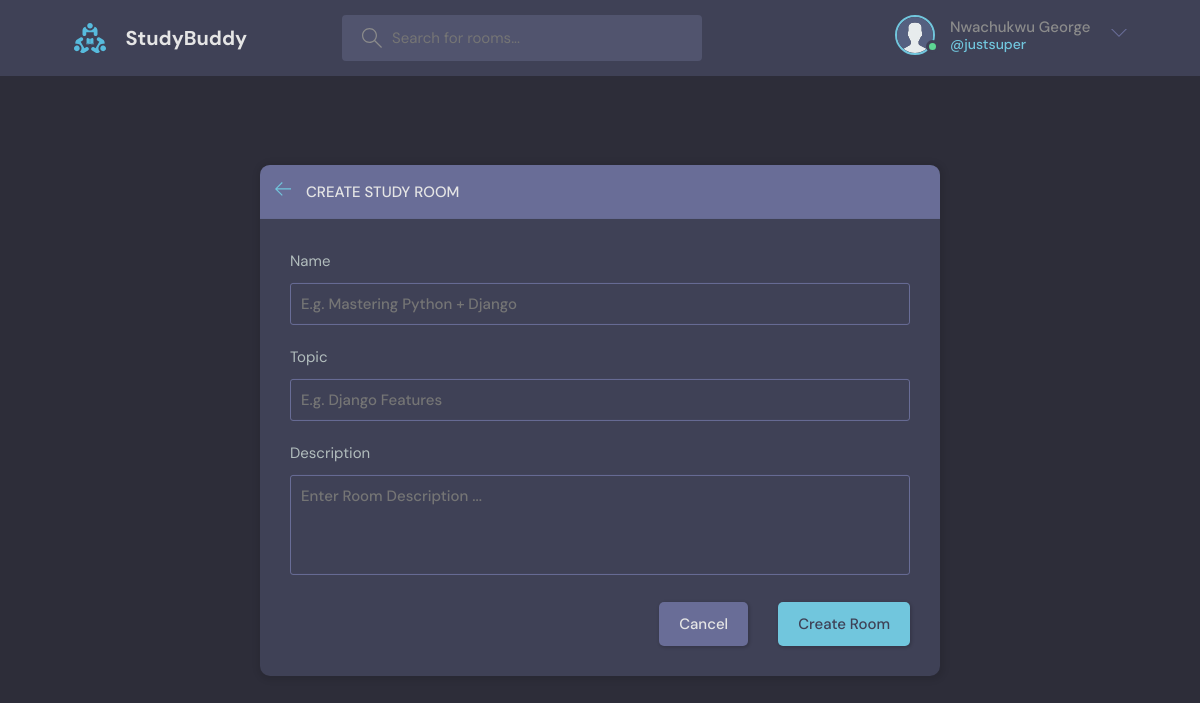
The app's page /room_create/ (signed in) with its own data.
### base/models.py (models this page shows)
class User(AbstractUser):
    fullname = models.CharField(max_length=200, null=True, blank=True)
    email = models.EmailField(unique=True)
    username = models.CharField(max_length=200, unique=True, null=True, blank=True)
    bio = models.TextField(max_length=200, null=True, blank=True)
    avatar = models.ImageField(null=True, default='avatar.svg')
    USERNAME_FIELD = 'email'
    REQUIRED_FIELDS = []
    def __str__(self):
        return str(self.fullname)

### base/views.py (the view, shortened to what this page needs)
# urls.py: path('room_create/', create_room , name='new_room'),
@login_required(login_url='base:login')
def create_room(request):
    topics = Topic.objects.all()
    form = RoomForm()
    return render(request, 'base/room_cu.html', {
        'form':form,
        'topics':topics,
    })

### base/forms.py
class RoomForm(forms.ModelForm):
    name = forms.CharField(widget=forms.TextInput(attrs={
        "id":'room_name',
        'name':'room_name',
        'type': 'text',
        'placeholder':"E.g. Mastering Python + Django",
    }))
    topic = forms.CharField(widget=forms.TextInput(attrs={
        "id":'room_topic',
        'name':'topic',
        'type': 'text',
        'placeholder':"E.g. Django Features",
        'list':'topic-list'
    }))
    description = forms.CharField(widget=forms.Textarea(attrs={
        'id':'room_about',
        'name':'room_about',
        'placeholder':'Enter Room Description ...',
        'type':'textarea'
    }))
    class Meta:
        model = Room
        fields = ['name', 'topic', 'description']

### base/models.py (called while the page is built)
    def __str__(self):
        return self.name

### base/templates/base/room_cu.html (shortened to what this page needs)
{% extends 'main.html' %}
{% block content %}
  <main class="create-room layout">
    <div class="container">
      <div class="layout__box">
        <div class="layout__boxHeader">
          <div class="layout__boxTitle">
            <a href="{{ HTTP_ORIGIN }}">
              <svg version="1.1" xmlns="http://www.w3.org/2000/svg" width="32" height="32" viewBox="0 0 32 32">
                <title>arrow-left</title>
                <path
                  d="M13.723 2.286l-13.723 13.714 13.719 13.714 1.616-1.611-10.96-10.96h27.625v-2.286h-27.625l10.965-10.965-1.616-1.607z">
                </path>
              </svg>
            </a>
            <h3>Create Study Room</h3>
          </div>
        </div>
        <div class="layout__body">
          <form class="form" action="" method="POST">
            <div class="form__group">
              <label for="room_name">{{ form.name.label }}</label>
              {{  form.name }}
            </div>
            <div class="form__group">
              <label for="room_topic">{{ form.topic.label }}</label>
              {{  form.topic }}
            </div>
            <div class="form__group">
              <label for="room_about">{{ form.description.label }}</label>
                {{ form.description }}
            </div>
            <div class="form__action">
              <a class="btn btn--dark" href="">Cancel</a>
              <button class="btn btn--main" name="create_room" type="submit">Create Room</button>
            </div>
          </form>
        </div>
      </div>
    </div>
  </main>
{% endblock content %}

### templates/navbar.html (shortened to what this page needs)
{% load static %}
<header class="header header--loggedIn">
    <div class="container">
      <a href="{% url 'base:home' %}" class="header__logo">
        <img src="{% static 'images/logo.svg' %}" />
        <h1>StudyBuddy</h1>
      </a>
      <form class="header__search" method="get" action="{% url 'base:home' %}">
        <label>
          <input placeholder="Search for rooms..." name="q" />
        </label>
      </form>
      <nav class="header__menu">
        <div class="header__user">
          {% if request.user.id %}
          <a href="{% url 'base:profile' request.user.id %}">
            <div class="avatar avatar--medium active">
              <img src="{{ user.avatar.url }}" alt="user" />
            </div>
            <p> {{ request.user }} <span>@{{ request.user.username }}</span></p>
          </a>
          {% endif %}
          <button class="dropdown-button">
            <svg version="1.1" xmlns="http://www.w3.org/2000/svg" width="32" height="32" viewBox="0 0 32 32">
              <title>chevron-down</title>
              <path d="M16 21l-13-13h-3l16 16 16-16h-3l-13 13z"></path>
            </svg>
          </button>
        </div>
      </nav>
    </div>
  </header>

### records on screen
User: avatar (placeholder picture), user "Nwachukwu George", user.username "justsuper"
